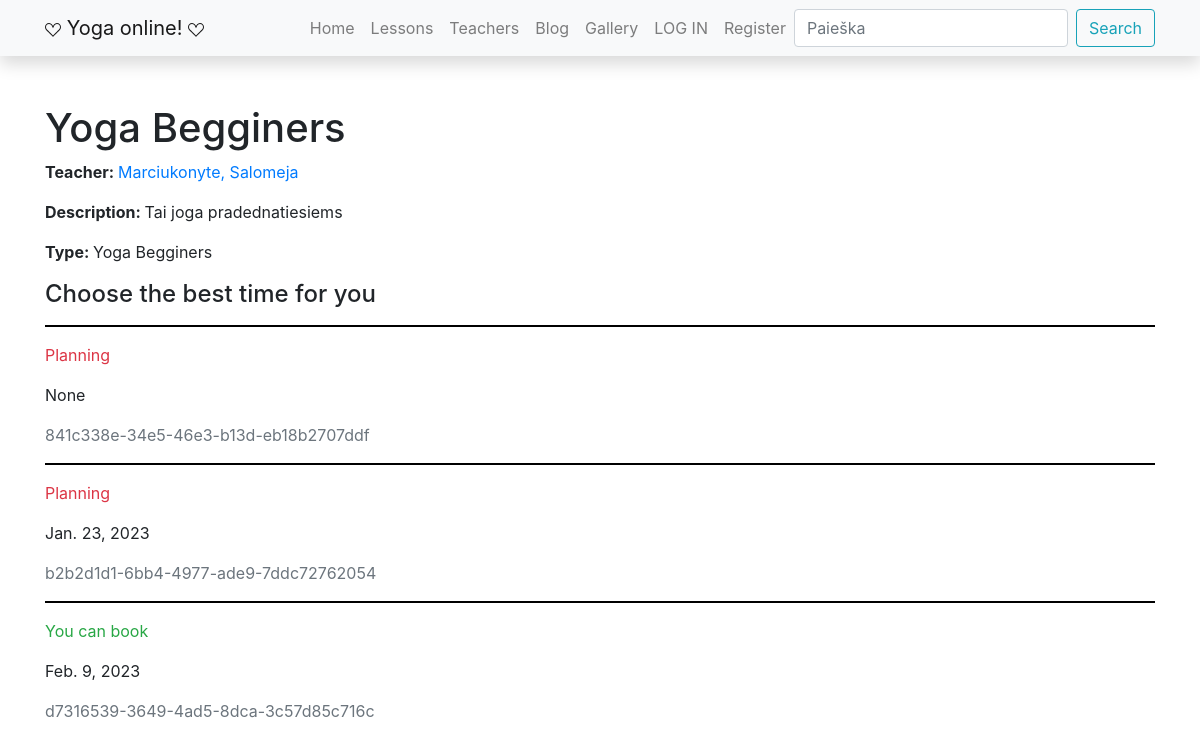
/yoga/lessons/1, run on the app's committed database.
### yoga/models.py (models this page shows, shortened)
class Lesson(models.Model):
    title = models.CharField('Title', max_length=200)
    teacher = models.ForeignKey('Teacher', on_delete=models.SET_NULL, null=True, related_name='lessons')
    summary = models.TextField('Description', max_length=1000, help_text='Short lesson description')
    type = models.ManyToManyField('Type', help_text='Please choose type of this lesson')
    cover = models.ImageField('Viršelis', upload_to='covers', null=True)
    price = models.IntegerField('Price', null=True)
    def display_type(self):
        return '; '.join([type.name for type in self.type.all()])
    display_type.short_description = 'Type'
    class Meta:
        verbose_name = "Lesson"
        verbose_name_plural = "Lessons"

class Teacher(models.Model):
    first_name = models.CharField('Name', max_length=100)
    last_name = models.CharField('Surname', max_length=100)
    description = HTMLField(default="cia turi buti pamokos aprasymas")
    def display_lessons(self):
        return ', '.join([lesson.title for lesson in self.lessons.all()][:3]) + "..."
    display_lessons.short_description = 'Lessons'
    class Meta:
        ordering = ['last_name', 'first_name']
    def __str__(self):
        return f'{self.last_name}, {self.first_name}'

class Type(models.Model):
    name = models.CharField('Title', max_length=200, help_text='Entry lesson title')
    def __str__(self):
        return self.name
    class Meta:
        verbose_name = "Type"
        verbose_name_plural = "Types"

class LessonInstance(models.Model):
    id = models.UUIDField(primary_key=True, default=uuid.uuid4, help_text='Unique lesson code')
    lesson = models.ForeignKey('Lesson', on_delete=models.SET_NULL, null=True)
    due_back = models.DateField('Will be available', null=True, blank=True)
    LOAN_STATUS = (
        ('p', 'Planning'),
        ('a', 'Not available'),
        ('b', 'You can book'),
        ('r', 'Reserved')
    )
    status = models.CharField(
        max_length=1,
        choices=LOAN_STATUS,
        blank=True,
        default='p',
        help_text='Status'
    )
    student = models.ForeignKey(User, on_delete=models.SET_NULL, null=True, blank=True)
    class Meta:
        ordering = ['due_back']  # admin svetainės settingas, kaip rikiuojama

### yoga/views.py (the view)
# urls.py: path('lessons/<int:pk>', views.LessonDetailView.as_view(), name='lesson-detail'),
class LessonDetailView(generic.DetailView):
    model = Lesson  # šablonui autosukuriamas kintamas book
    template_name = 'lesson_detail_styled.html'

### yoga/templates/lesson_detail_styled.html
{% extends "base.html" %}
{% block content %}
<h1>{{ lesson.title }} </h1>
<p><strong>Teacher: </strong><a href="{% url 'teacher-detail' lesson.teacher.id %}">{{ lesson.teacher }}</a></p>
<p><strong>Description: </strong>{{ lesson.summary }} </p>
<p><strong>Type: </strong>{{ lesson.type.all|join:", " }}</p>
<h4>Choose the best time for you</h4>
{% for lesson_inst_obj in lesson.lessoninstance_set.all %}
<hr>
<p class="{% if lesson_inst_obj.status == 'b' %}text-success
{% elif lesson_inst_obj.status == 'p' %}text-danger
{% else %}text-warning
{% endif %}">{{ lesson_inst_obj.get_status_display }}</p>
{% if lesson_inst_obj.status != 'a' %}
<p>{{ lesson_inst_obj.due_back }}</p>
{% endif %}
<p class="text-muted">{{ lesson_inst_obj.id }}</p>
{% endfor %}
{% endblock %}

### yoga/static/css/styles.css (style rules this page uses)
hr { width: 100%; background-color: black; height: 1px; border-color : transparent; }

### data on the page
Lesson: title "Yoga Begginers", teacher "Marciukonyte, Salomeja", summary "Tai joga pradednatiesiems", type.all "Yoga Begginers"
LessonInstance: status "Planning", due_back "None", id "841c338e-34e5-46e3-b13d-eb18b2707ddf"
LessonInstance: status "Planning", due_back "Jan. 23, 2023", id "b2b2d1d1-6bb4-4977-ade9-7ddc72762054"
LessonInstance: status "You can book", due_back "Feb. 9, 2023", id "d7316539-3649-4ad5-8dca-3c57d85c716c"
